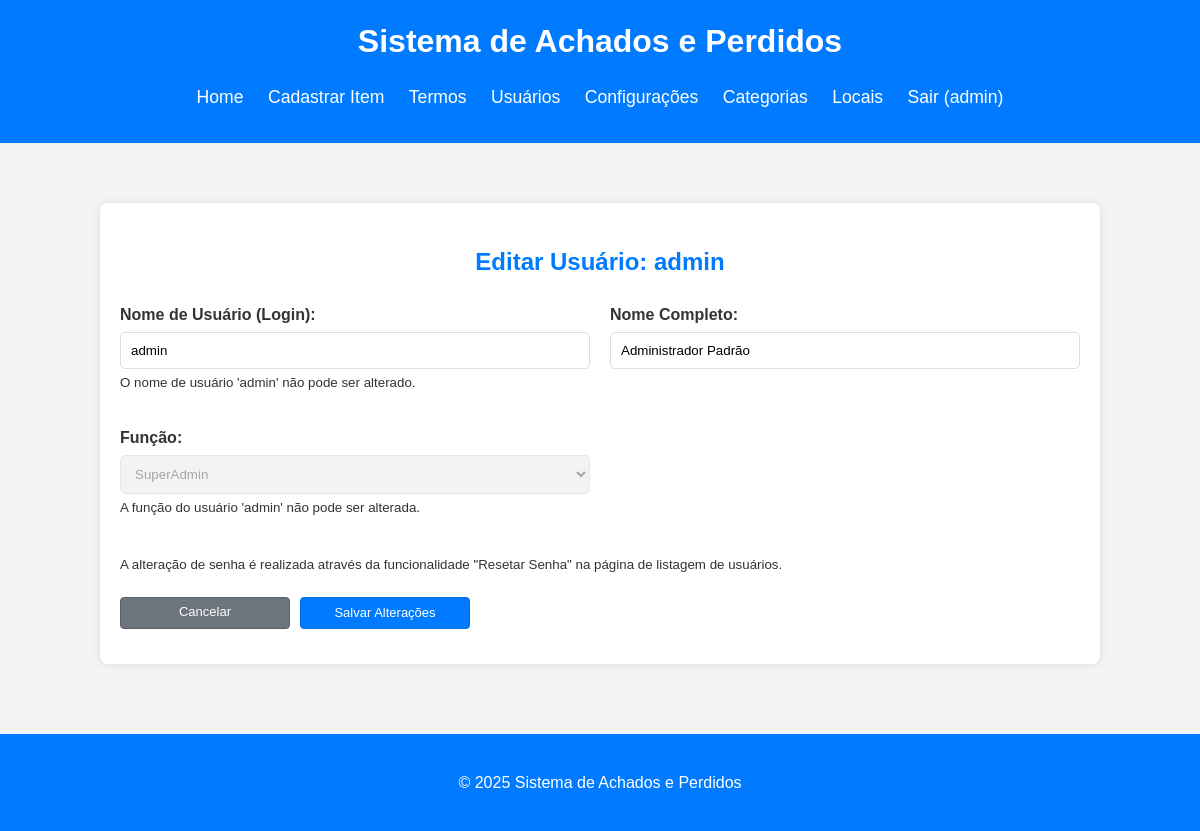
/admin/edit_user_page.php?id=1 (signed in), run on the app's committed database.
### tables this page shows
CREATE TABLE IF NOT EXISTS `users` (
    `id` INT AUTO_INCREMENT PRIMARY KEY,
    `username` VARCHAR(255) NOT NULL UNIQUE,
    `password` VARCHAR(255) NOT NULL,
    `full_name` VARCHAR(255) DEFAULT NULL,
    `role` ENUM('common', 'admin', 'superAdmin') NOT NULL DEFAULT 'common'
);

### src/admin/edit_user_page.php (the view, shortened to what this page needs)
<?php
require_once '../db_connect.php';
$user_id_to_edit = filter_input(INPUT_GET, 'id', FILTER_VALIDATE_INT);
$user_data = null;
$sql_user = "SELECT id, username, full_name, role FROM users WHERE id = ?";
$stmt_user = $conn->prepare($sql_user);
if ($stmt_user) {
    $stmt_user->bind_param("i", $user_id_to_edit);
    $stmt_user->execute();
    $result_user = $stmt_user->get_result();
    if ($result_user->num_rows === 1) {
        $user_data = $result_user->fetch_assoc();
    } else {
        $_SESSION['page_error_message'] = "Usuário não encontrado para edição (ID: " . htmlspecialchars($user_id_to_edit) . ").";
        header('Location: manage_users.php');
        exit();
    }
} else {
    error_log("SQL Prepare Error (fetch_user_for_edit): " . $conn->error);
    $_SESSION['page_error_message'] = "Erro de banco de dados ao buscar usuário.";
    header('Location: manage_users.php');
    exit();
}
require_once '../templates/header.php';
?>
<div class="container admin-container">
    <h2>Editar Usuário: <?php echo htmlspecialchars($user_data['username']); ?></h2>
    <?php if ($user_data):  ?>
    <form action="user_management_handler.php" method="POST" class="form-admin form-modern">
        <div class="form-row">
            <div class="form-group_col">
                <label for="username">Nome de Usuário (Login):</label>
                <input type="text" id="username" name="username" class="form-control"
                       value="<?php echo htmlspecialchars($user_data['username']); ?>"
                       <?php if ($user_data['username'] === 'admin') echo 'readonly class="form-control-readonly"'; else echo 'class="form-control"'; ?>
                       required minlength="3" maxlength="255">
                <?php if ($user_data['username'] === 'admin'): ?>
                    <small class="form-text text-muted">O nome de usuário 'admin' não pode ser alterado.</small>
                <?php endif; ?>
            </div>
            <div class="form-group_col">
                <label for="full_name">Nome Completo:</label>
                <input type="text" id="full_name" name="full_name" class="form-control"
                       value="<?php echo htmlspecialchars($user_data['full_name'] ?? ''); ?>" required>
            </div>
        </div>
        <div class="form-row">
            <div class="form-group_col">
                <label for="role">Função:</label>
                <?php $is_main_admin_user = ($user_data['username'] === 'admin'); ?>
                <select id="role" name="role" class="form-control" <?php if ($is_main_admin_user) echo 'disabled'; ?> required>
                    <option value="superAdmin" <?php if ($user_data['role'] === 'superAdmin') echo 'selected'; ?>>SuperAdmin</option>
                </select>
                <?php if ($is_main_admin_user): ?>
                    <small class="form-text text-muted">A função do usuário 'admin' não pode ser alterada.</small>
                <?php endif; ?>
            </div>
            <div class="form-group_col">
            </div>
        </div>
        <div style="margin-top: 10px;">
            <p><small>A alteração de senha é realizada através da funcionalidade "Resetar Senha" na página de listagem de usuários.</small></p>
        </div>
        <div class="form-action-buttons-group">
            <a href="manage_users.php" class="button-secondary">Cancelar</a>
            <button type="submit" class="button-primary">Salvar Alterações</button>
        </div>
    </form>
    <?php else: ?>
        <p class="error-message">Não foi possível carregar os dados do usuário para edição.</p>
        <p><a href="manage_users.php">Voltar para a lista de usuários</a></p>
    <?php endif; ?>
</div>
<?php
require_once '../templates/footer.php';
?>

### src/style.css (style rules this page uses)
body { font-family: Arial, sans-serif; line-height: 1.6; margin: 0; padding: 0; background-color: #f4f4f4; color: #333; }
.container { width: 80%; margin: auto; overflow: hidden; padding: 20px; background-color: #fff; border-radius: 8px; box-shadow: 0 0 10px rgba(0,0,0,0.1); }
form div { margin-bottom: 15px; }
form label { display: block; margin-bottom: 5px; font-weight: bold; }
form input[type="text"], form input[type="password"], form input[type="date"], form input[type="time"], form select, form textarea { width: 100%; padding: 10px; border: 1px solid #ddd; border-radius: 5px; box-sizing: border-box; }
form button[type="submit"] { display: block; width: auto; padding: 10px 20px; background: #007bff; color: white; border: none; border-radius: 5px; cursor: pointer; font-size: 1em; }
.form-action-buttons-group { display: flex; align-items: center; gap: 10px; margin-top: 20px; justify-content: flex-start; }
form .form-action-buttons-group > button[type="submit"].button-primary, .form-action-buttons-group > a.button-secondary { display: inline-block; width: 170px; height: 32px; padding: 5px 10px; font-size: 13px; line-height: 1.4; text-align: center; vertical-align: middle; white-space: nowrap; box-sizing: border-box; margin: 0; border-radius: 4px; cursor: pointer; text-decoration: none; border-style: solid; border-width: 1px; transition: background-color 0.15s ease-in-out, border-color 0.15s ease-in-out, transform 0.2s ease-in-out; }
.form-action-buttons-group > .button-primary { background-color: #007bff; color: white; border-color: #0069d9; }
.form-action-buttons-group > a.button-secondary { background-color: #6c757d; color: white; border-color: #5a6268; }
a { color: #007bff; text-decoration: none; }
.admin-container { margin: 20px auto; padding: 20px; background-color: #fff; border-radius: 8px; box-shadow: 0 0 10px rgba(0,0,0,0.1); }
.admin-container h2, .admin-container h3 { color: #007bff; margin-bottom: 20px; text-align: center; }
.admin-container form label { font-weight: bold; }
.admin-container form input[type="text"], .admin-container form input[type="password"], .admin-container form input[type="date"], .admin-container form input[type="time"], .admin-container form select { transition: border-color 0.15s ease-in-out, box-shadow 0.15s ease-in-out; }
form button[type="submit"].button-primary, form button[type="submit"].button-secondary, form button[type="submit"].button-edit, form button[type="submit"].button-delete, form button[type="submit"].button-details, form button[type="button"].button-primary, form button[type="button"].button-secondary, form button[type="button"].button-edit, form button[type="button"].button-delete, form button[type="button"].button-details { padding: 5px 10px; font-size: 13px; display: inline-block; width: auto; }
.button-primary, .button-secondary, .button-edit, .button-delete, .button-details { padding: 5px 10px; font-size: 13px; line-height: 1.4; border-radius: 4px; cursor: pointer; text-decoration: none; display: inline-block; vertical-align: middle; text-align: center; margin:0; box-sizing: border-box; border: 1px solid transparent; transition: background-color 0.15s ease-in-out, border-color 0.15s ease-in-out, transform 0.2s ease-in-out; }
.button-primary { background-color: #007bff; color: white; border-color: #0069d9; }
.button-secondary { background-color: #6c757d; color: white; border-color: #5a6268; }
.form-row { display: flex; flex-wrap: wrap; gap: 20px; margin-bottom: 15px; }
.form-group_col { flex: 1; min-width: 150px; }
.form-group_col label, .form-group_col_full label, .form-group_col_large label, .form-group_col_small label { display: block; margin-bottom: 5px; font-weight: bold; }
.form-group_col input[type="text"], .form-group_col input[type="date"], .form-group_col input[type="time"], .form-group_col select, .form-group_col_full input[type="text"], .form-group_col_large input[type="text"], .form-group_col_small input[type="text"], .form-group_col_small input[type="date"], .form-group_col_small input[type="time"], .form-group_col_small select { width: 100%; padding: 10px; border: 1px solid #ddd; border-radius: 5px; box-sizing: border-box; }
.form-control { width: 100%; padding: 10px; border: 1px solid #ddd; border-radius: 5px; box-sizing: border-box; }

### data on the page
users: username "admin", full_name "Administrador Padrão", role "SuperAdmin"

### other printed values
$display_h1_title "Sistema de Achados e Perdidos"
$_SESSION['username'] "admin"
